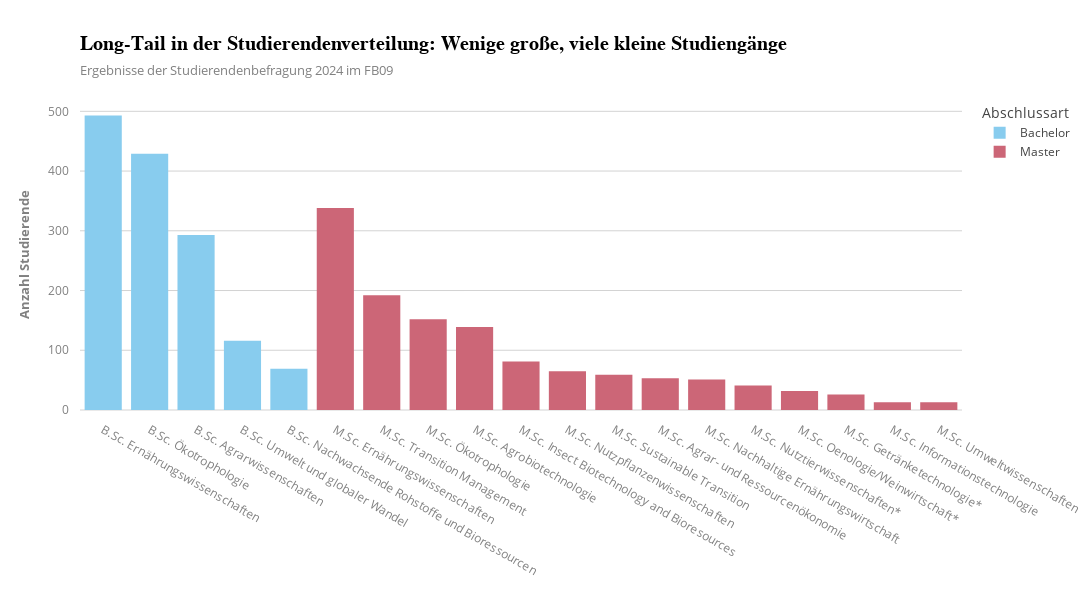

Notebook source saved alongside this figure:
### Code cell
fig = px.bar(
    studiengang_verteilung,
    x="Studiengang",
    y="Anzahl Studierende",
    title="Long-Tail in der Studierendenverteilung: Wenige große, viele kleine Studiengänge",
    subtitle="Ergebnisse der Studierendenbefragung 2024 im FB09",
    color="Abschlussart",
    color_discrete_map=color_map,
    template="infoviz"
)

# Adjust layout: add bottom/right margin and axis formatting
fig.update_layout(
    margin=dict(b=190, r=130),
    xaxis=dict(title=""),
    height=600,
    width=1300,
    showlegend=True
)

fig.show()
fig.write_image("Plots/pdf/abschluss5.pdf")

### Figure 1 — Plotly figure (JSON) as saved in the notebook; plotly's stock layout.template omitted (floating-point values rounded to 4 significant figures)
{"data": [{"hovertemplate": "Abschlussart=Bachelor<br>Studiengang=%{x}<br>Anzahl Studierende=%{y}<extra></extra>", "legendgroup": "Bachelor", "marker": {"color": "rgb(136, 204, 238)", "pattern": {"shape": ""}}, "name": "Bachelor", "orientation": "v", "showlegend": true, "textposition": "auto", "type": "bar", "x": ["B.Sc. Ernährungswissenschaften", "B.Sc. Ökotrophologie", "B.Sc. Agrarwissenschaften", "B.Sc. Umwelt und globaler Wandel", "B.Sc. Nachwachsende Rohstoffe und Bioressourcen"], "xaxis": "x", "y": [493, 429, 293, 116, 69], "yaxis": "y"}, {"hovertemplate": "Abschlussart=Master<br>Studiengang=%{x}<br>Anzahl Studierende=%{y}<extra></extra>", "legendgroup": "Master", "marker": {"color": "rgb(204, 102, 119)", "pattern": {"shape": ""}}, "name": "Master", "orientation": "v", "showlegend": true, "textposition": "auto", "type": "bar", "x": ["M.Sc. Ernährungswissenschaften", "M.Sc. Transition Management", "M.Sc. Ökotrophologie", "M.Sc. Agrobiotechnologie", "M.Sc. Insect Biotechnology and Bioresources", "M.Sc. Nutzpflanzenwissenschaften", "M.Sc. Sustainable Transition", "M.Sc. Agrar- und Ressourcenökonomie", "M.Sc. Nachhaltige Ernährungswirtschaft", "M.Sc. Nutztierwissenschaften*", "M.Sc. Oenologie/Weinwirtschaft*", "M.Sc. Getränketechnologie*", "M.Sc. Informationstechnologie", "M.Sc. Umweltwissenschaften"], "xaxis": "x", "y": [338, 192, 152, 139, 81, 65, 59, 53, 51, 41, 32, 26, 13, 13], "yaxis": "y"}], "layout": {"barmode": "relative", "height": 600, "legend": {"title": {"text": "Abschlussart"}, "tracegroupgap": 0}, "margin": {"b": 190, "r": 130}, "showlegend": true, "title": {"subtitle": {"text": "Ergebnisse der Studierendenbefragung 2024 im FB09"}, "text": "Long-Tail in der Studierendenverteilung: Wenige große, viele kleine Studiengänge"}, "width": 1300, "xaxis": {"anchor": "y", "domain": [0, 1], "title": {"text": ""}}, "yaxis": {"anchor": "x", "domain": [0, 1], "title": {"text": "Anzahl Studierende"}}}}
